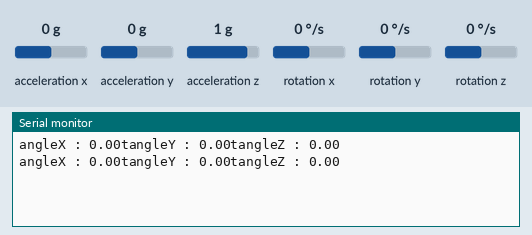
Recording of a sketch running on a simulated Arduino Uno, built with avr-gcc and run on an emulated ATmega328P. Shown: the last lines printed to the serial monitor. The inputs (shaded band) are chosen by the test bench; at power-on: acceleration x 0 g, acceleration y 0 g, acceleration z 1 g, rotation z 0 °/s, rotation x 0 °/s, rotation y 0 °/s.

Above: at 4.2 s.
4.3 s: acceleration x set to -1.4 g
At 5.6 s:
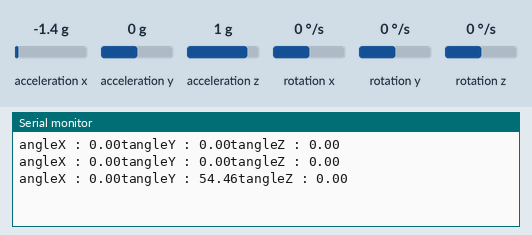
5.8 s: acceleration y set to -1.4 g
At 6.8 s:
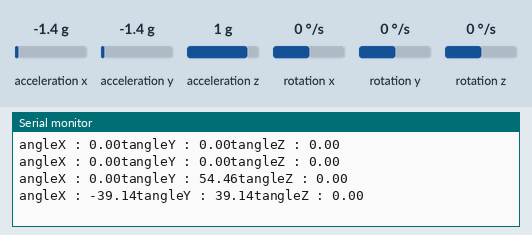
7.3 s: acceleration z set to -1.4 g
At 8.6 s:
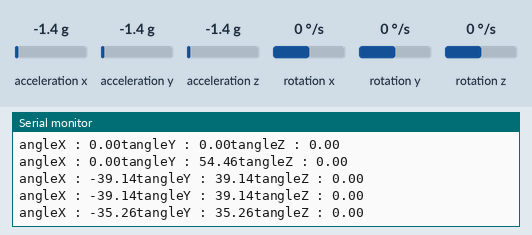
8.8 s: rotation z set to -192 °/s
At 9.8 s:
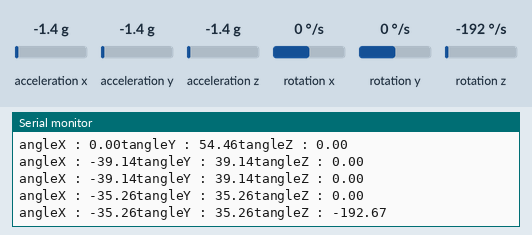
Timing chart, 0 to 11.3 s (numbered marks = the images above; inputs shaded):
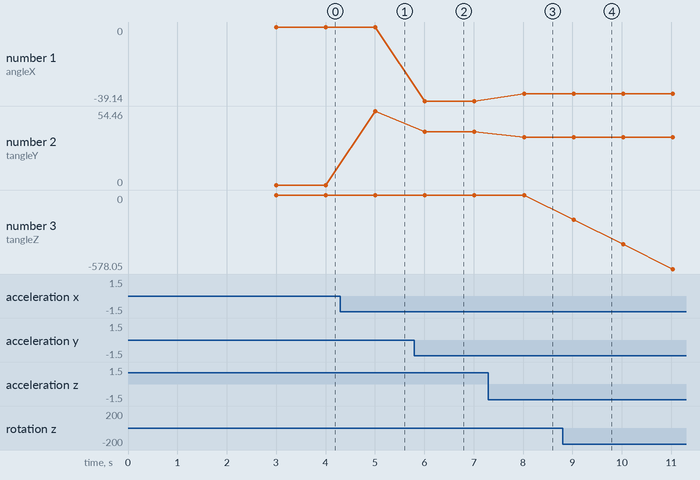

The sketch:

GY-521_6DOF_IMU_MPU6050.ino
```cpp
#include <MPU6050_tockn.h>
MPU6050 mpu6050(Wire);

void setup() {
  Serial.begin(9600);
  Wire.begin();
  mpu6050.begin();
  mpu6050.calcGyroOffsets(true);
}

void loop() {
  mpu6050.update();
  Serial.print("angleX : ");
  Serial.print(mpu6050.getAngleX());
  Serial.print("tangleY : ");
  Serial.print(mpu6050.getAngleY());
  Serial.print("tangleZ : ");
  Serial.println(mpu6050.getAngleZ());
  delay(1000);
}
```

Measured:
- after the input at 4.3 s, the serial monitor: prints a new line after 0.71 s (image 1)
- after the input at 5.8 s, the serial monitor: prints a new line after 0.21 s (image 2)
- after the input at 7.3 s, the serial monitor: prints a new line after 0.72 s (image 3)
- after the input at 8.8 s, the serial monitor: prints a new line after 0.22 s (image 4)
- plotted number 1: 0 → -39.14 after the input at 5.8 s, -39.14 → -35.26 after the input at 7.3 s
- plotted number 2: 0 → 54.46 after the input at 4.3 s, 54.46 → 39.14 after the input at 5.8 s, 39.14 → 35.26 after the input at 7.3 s
- plotted number 3: 0 → -578.05 after the input at 8.8 s
